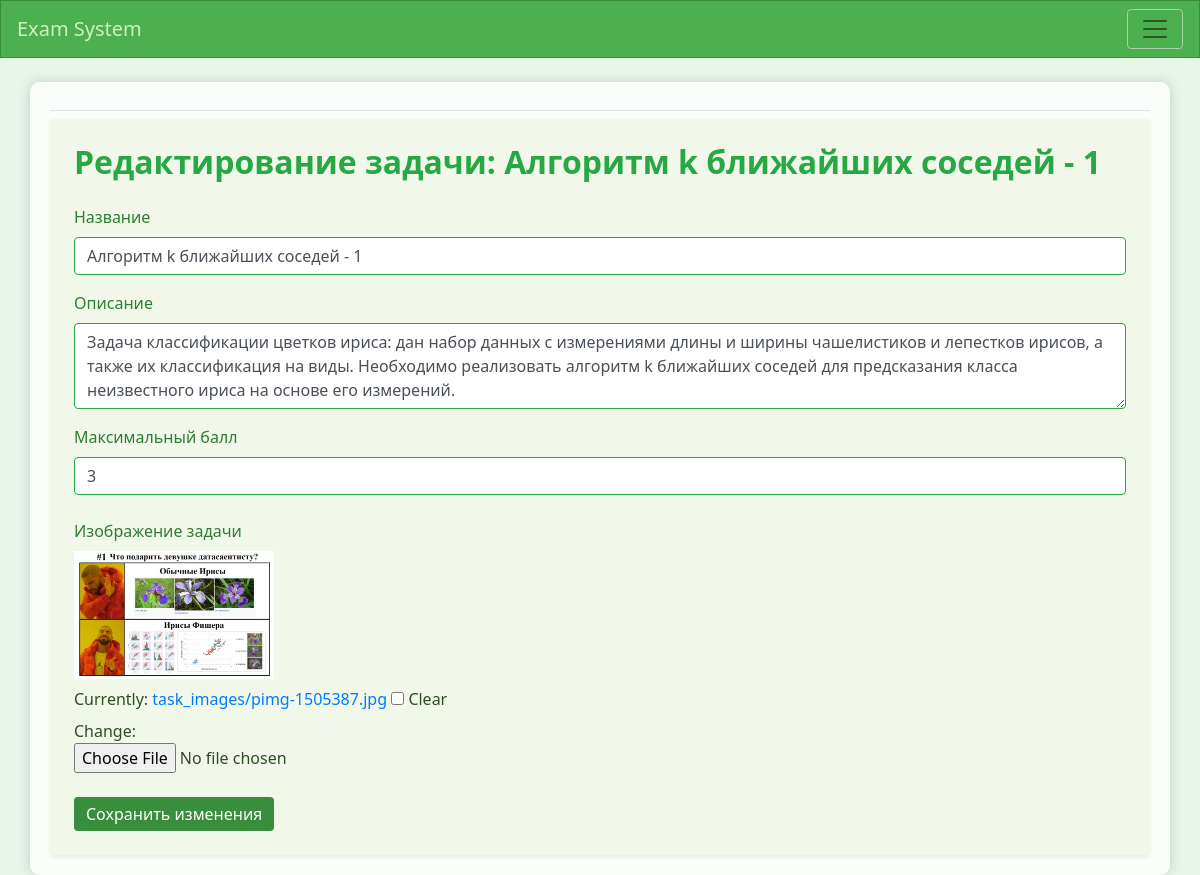
Page /tasks/21/edit/ (signed in) on the committed database.
### exams/models.py (models this page shows, shortened)
class Task(models.Model):
    name = models.CharField(max_length=50)
    description = models.CharField(max_length=500, null=True, blank=True)
    max_points = models.IntegerField()
    image = models.ImageField(upload_to='task_images/', blank=True, null=True)
    owner = models.ForeignKey(User, on_delete=models.CASCADE)

### exams/views.py (the view)
# urls.py: path('tasks/<int:task_id>/edit/', views.edit_task, name='edit_task'),
@staff_member_required
def edit_task(request, task_id):
    task = get_object_or_404(Task, id=task_id)
    if request.method == 'POST':
        form = TaskForm(request.POST, request.FILES, instance=task)
        if form.is_valid():
            form.save()
            return redirect('exams:tasks')
    else:
        form = TaskForm(instance=task)
    return render(request, 'exams/edit_task.html', {'form': form, 'task': task})

### exams/forms.py
class TaskForm(forms.ModelForm):
    class Meta:
        model = Task
        fields = ['name', 'description', 'max_points', 'image']
        labels = {
            'name': 'Название задачи',
            'description': 'Описание',
            'max_points': 'Максимальное количество баллов',
            'image': 'Изображение'
        }
        widgets = {
            'description': forms.Textarea(attrs={'rows': 3}),
        }

### exams/templates/exams/edit_task.html (shortened to what this page needs)
{% extends "exams/base.html" %}
{% load widget_tweaks %}
{% load bootstrap4 %}
{% block content %}
<form method="post" enctype="multipart/form-data" class="p-4 rounded shadow-sm" style="background-color: #f1f8e9;">
    <h2 class="mb-4 text-success" style="font-weight: 600;">Редактирование задачи: {{ task.name }}</h2>
    <div class="form-group mb-3">
        <label for="{{ form.name.id_for_label }}" class="form-label" style="color: #2e7d32;">Название</label>
        {{ form.name|add_class:"form-control border-success" }}
    </div>
    <div class="form-group mb-3">
        <label for="{{ form.description.id_for_label }}" class="form-label" style="color: #2e7d32;">Описание</label>
        {{ form.description|add_class:"form-control border-success" }}
    </div>
    <div class="form-group mb-4">
        <label for="{{ form.max_points.id_for_label }}" class="form-label" style="color: #2e7d32;">Максимальный балл</label>
        {{ form.max_points|add_class:"form-control border-success" }}
    </div>
    <div class="form-group mb-4">
        <label for="{{ form.image.id_for_label }}" class="form-label" style="color: #2e7d32;">Изображение задачи</label>
        {% if task.image %}
            <div class="mb-2">
                <img src="{{ task.image.url }}" alt="Изображение задачи" style="max-width: 200px; height: auto;">
            </div>
        {% endif %}
        {{ form.image|add_class:"form-control-file border-success" }}
    </div>
    <button type="submit" class="btn" style="background-color: #388e3c; color: white;">
        Сохранить изменения
    </button>
</form>
{% endblock %}

### exams/templates/exams/base.html (style rules this page uses)
body { background-color: #e8f5e9; color: #2e4d25; font-family: "Segoe UI", Tahoma, Geneva, Verdana, sans-serif; }
button[type="submit"] { background-color: #388e3c; color: white; border: none; padding: 5px 12px; border-radius: 4px; transition: background-color 0.3s ease; cursor: pointer; }

### rows in the picture
Task: name "Алгоритм k ближайших соседей - 1", description "Задача классификации цветков ириса: дан набор данных с измерениями длины и ширины чашелистиков и лепестков ирисов, а также их классификация на виды. Необходимо реализовать алгоритм k ближайших соседей для предсказания класса неизвестного ириса на основе его измерений.", max_points "3", image (picture)
